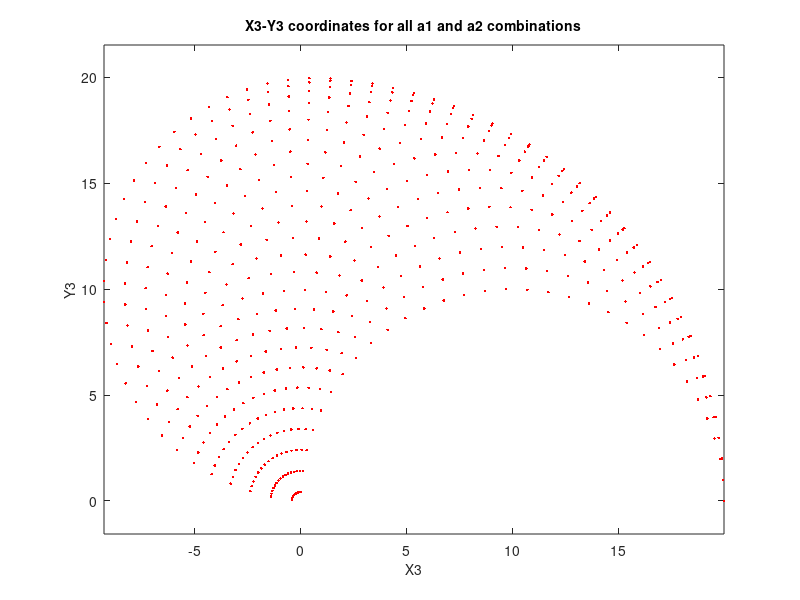

Here is the MATLAB script that generated this plot:
l1 = 10;
l2 = 10; 
a1 = 0:0.1:pi/2;
a2 = 0:0.1:pi; 
[a1,a2] = meshgrid(a1,a2); 
X = l1 * cos(a1) + l2 * cos(a1 + a2); 
Y = l1 * sin(a1) + l2 * sin(a1 + a2); 
plot(X(:),Y(:),'r.'); 
  axis equal;
  xlabel('X3','fontsize',10)
  ylabel('Y3','fontsize',10)
  title('X3-Y3 coordinates for all a1 and a2 combinations','fontsize',10)